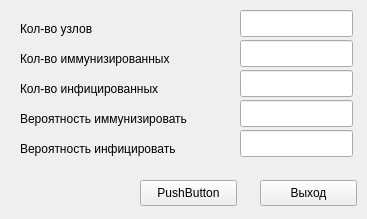
<?xml version="1.0" encoding="UTF-8"?>
<ui version="4.0">
 <class>MainWindow</class>
 <widget class="QMainWindow" name="MainWindow">
  <property name="geometry">
   <rect>
    <x>0</x>
    <y>0</y>
    <width>367</width>
    <height>219</height>
   </rect>
  </property>
  <property name="windowTitle">
   <string>MainWindow</string>
  </property>
  <widget class="QWidget" name="centralWidget">
   <widget class="QLineEdit" name="CountNodes">
    <property name="geometry">
     <rect>
      <x>240</x>
      <y>10</y>
      <width>113</width>
      <height>27</height>
     </rect>
    </property>
   </widget>
   <widget class="QLineEdit" name="CountImmunized">
    <property name="geometry">
     <rect>
      <x>240</x>
      <y>40</y>
      <width>113</width>
      <height>27</height>
     </rect>
    </property>
   </widget>
   <widget class="QLineEdit" name="CountInfected">
    <property name="geometry">
     <rect>
      <x>240</x>
      <y>70</y>
      <width>113</width>
      <height>27</height>
     </rect>
    </property>
   </widget>
   <widget class="QLabel" name="label">
    <property name="geometry">
     <rect>
      <x>20</x>
      <y>20</y>
      <width>101</width>
      <height>17</height>
     </rect>
    </property>
    <property name="text">
     <string>Кол-во узлов</string>
    </property>
   </widget>
   <widget class="QLabel" name="label_2">
    <property name="geometry">
     <rect>
      <x>20</x>
      <y>50</y>
      <width>201</width>
      <height>17</height>
     </rect>
    </property>
    <property name="text">
     <string>Кол-во иммунизированных</string>
    </property>
   </widget>
   <widget class="QLabel" name="label_3">
    <property name="geometry">
     <rect>
      <x>20</x>
      <y>80</y>
      <width>191</width>
      <height>17</height>
     </rect>
    </property>
    <property name="text">
     <string>Кол-во инфицированных</string>
    </property>
   </widget>
   <widget class="QLabel" name="label_4">
    <property name="geometry">
     <rect>
      <x>20</x>
      <y>110</y>
      <width>221</width>
      <height>17</height>
     </rect>
    </property>
    <property name="text">
     <string>Вероятность иммунизировать</string>
    </property>
   </widget>
   <widget class="QLabel" name="label_5">
    <property name="geometry">
     <rect>
      <x>20</x>
      <y>140</y>
      <width>211</width>
      <height>17</height>
     </rect>
    </property>
    <property name="text">
     <string>Вероятность инфицировать</string>
    </property>
   </widget>
   <widget class="QLineEdit" name="ProbabilityImmunize">
    <property name="geometry">
     <rect>
      <x>240</x>
      <y>100</y>
      <width>113</width>
      <height>27</height>
     </rect>
    </property>
   </widget>
   <widget class="QLineEdit" name="ProbabilityInfecting">
    <property name="geometry">
     <rect>
      <x>240</x>
      <y>130</y>
      <width>113</width>
      <height>27</height>
     </rect>
    </property>
   </widget>
   <widget class="QPushButton" name="showGraph">
    <property name="geometry">
     <rect>
      <x>140</x>
      <y>180</y>
      <width>97</width>
      <height>26</height>
     </rect>
    </property>
    <property name="text">
     <string>PushButton</string>
    </property>
   </widget>
   <widget class="QPushButton" name="exit">
    <property name="geometry">
     <rect>
      <x>260</x>
      <y>180</y>
      <width>97</width>
      <height>26</height>
     </rect>
    </property>
    <property name="text">
     <string>Выход</string>
    </property>
   </widget>
   <zorder>exit</zorder>
   <zorder>CountNodes</zorder>
   <zorder>CountImmunized</zorder>
   <zorder>CountInfected</zorder>
   <zorder>label</zorder>
   <zorder>label_2</zorder>
   <zorder>label_3</zorder>
   <zorder>label_4</zorder>
   <zorder>label_5</zorder>
   <zorder>ProbabilityImmunize</zorder>
   <zorder>ProbabilityInfecting</zorder>
   <zorder>showGraph</zorder>
  </widget>
 </widget>
 <layoutdefault spacing="6" margin="11"/>
 <resources/>
 <connections/>
</ui>
